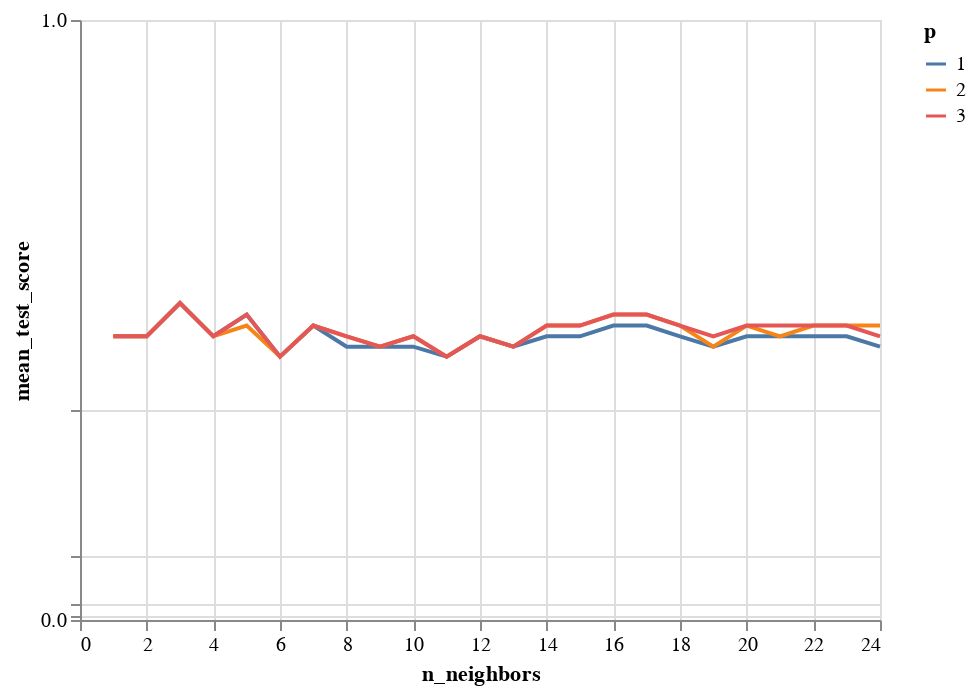

Write notebook code for a chart like this one.
### Code cell
n_neighbors=[x['n_neighbors'] for x in KNN_.cv_results_['params']]
p=[x['p'] for x in KNN_.cv_results_['params']]
mean_test_score=KNN_.cv_results_['mean_test_score']
scoresdf = pd.DataFrame({'n_neighbors':n_neighbors, 'p':p, 'mean_test_score':mean_test_score})

alt.Chart(scoresdf).mark_line().encode(
    alt.Y('mean_test_score', scale=alt.Scale(type='pow', exponent=10)),
    alt.X('n_neighbors'),
    alt.Color('p:N')
)

### Figure 1 — Vega-Lite specification as saved in the notebook (floating-point values rounded to 4 significant figures)
{"config": {"view": {"continuousWidth": 400, "continuousHeight": 300}}, "data": {"name": "data-fd073fed25db602d35402aea1bd88240"}, "mark": "line", "encoding": {"color": {"field": "p", "type": "nominal"}, "x": {"field": "n_neighbors", "type": "quantitative"}, "y": {"field": "mean_test_score", "scale": {"exponent": 10, "type": "pow"}, "type": "quantitative"}}, "$schema": "https://vega.github.io/schema/vega-lite/v4.17.0.json", "datasets": {"data-fd073fed25db602d35402aea1bd88240": [{"n_neighbors": 1, "p": 1, "mean_test_score": 0.9278}, {"n_neighbors": 1, "p": 2, "mean_test_score": 0.9278}, {"n_neighbors": 1, "p": 3, "mean_test_score": 0.9278}, {"n_neighbors": 2, "p": 1, "mean_test_score": 0.9278}, {"n_neighbors": 2, "p": 2, "mean_test_score": 0.9278}, {"n_neighbors": 2, "p": 3, "mean_test_score": 0.9278}, {"n_neighbors": 3, "p": 1, "mean_test_score": 0.9381}, {"n_neighbors": 3, "p": 2, "mean_test_score": 0.9381}, {"n_neighbors": 3, "p": 3, "mean_test_score": 0.9381}, {"n_neighbors": 4, "p": 1, "mean_test_score": 0.9278}, {"n_neighbors": 4, "p": 2, "mean_test_score": 0.9278}, {"n_neighbors": 4, "p": 3, "mean_test_score": 0.9278}, {"n_neighbors": 5, "p": 1, "mean_test_score": 0.9347}, {"n_neighbors": 5, "p": 2, "mean_test_score": 0.9313}, {"n_neighbors": 5, "p": 3, "mean_test_score": 0.9347}, {"n_neighbors": 6, "p": 1, "mean_test_score": 0.921}, {"n_neighbors": 6, "p": 2, "mean_test_score": 0.921}, {"n_neighbors": 6, "p": 3, "mean_test_score": 0.921}, {"n_neighbors": 7, "p": 1, "mean_test_score": 0.9313}, {"n_neighbors": 7, "p": 2, "mean_test_score": 0.9313}, {"n_neighbors": 7, "p": 3, "mean_test_score": 0.9313}, {"n_neighbors": 8, "p": 1, "mean_test_score": 0.9244}, {"n_neighbors": 8, "p": 2, "mean_test_score": 0.9278}, {"n_neighbors": 8, "p": 3, "mean_test_score": 0.9278}, {"n_neighbors": 9, "p": 1, "mean_test_score": 0.9244}, {"n_neighbors": 9, "p": 2, "mean_test_score": 0.9244}, {"n_neighbors": 9, "p": 3, "mean_test_score": 0.9244}, {"n_neighbors": 10, "p": 1, "mean_test_score": 0.9244}, {"n_neighbors": 10, "p": 2, "mean_test_score": 0.9278}, {"n_neighbors": 10, "p": 3, "mean_test_score": 0.9278}, {"n_neighbors": 11, "p": 1, "mean_test_score": 0.921}, {"n_neighbors": 11, "p": 2, "mean_test_score": 0.921}, {"n_neighbors": 11, "p": 3, "mean_test_score": 0.921}, {"n_neighbors": 12, "p": 1, "mean_test_score": 0.9278}, {"n_neighbors": 12, "p": 2, "mean_test_score": 0.9278}, {"n_neighbors": 12, "p": 3, "mean_test_score": 0.9278}, {"n_neighbors": 13, "p": 1, "mean_test_score": 0.9244}, {"n_neighbors": 13, "p": 2, "mean_test_score": 0.9244}, {"n_neighbors": 13, "p": 3, "mean_test_score": 0.9244}, {"n_neighbors": 14, "p": 1, "mean_test_score": 0.9278}, {"n_neighbors": 14, "p": 2, "mean_test_score": 0.9313}, {"n_neighbors": 14, "p": 3, "mean_test_score": 0.9313}, {"n_neighbors": 15, "p": 1, "mean_test_score": 0.9278}, {"n_neighbors": 15, "p": 2, "mean_test_score": 0.9313}, {"n_neighbors": 15, "p": 3, "mean_test_score": 0.9313}, {"n_neighbors": 16, "p": 1, "mean_test_score": 0.9313}, {"n_neighbors": 16, "p": 2, "mean_test_score": 0.9347}, {"n_neighbors": 16, "p": 3, "mean_test_score": 0.9347}, {"n_neighbors": 17, "p": 1, "mean_test_score": 0.9313}, {"n_neighbors": 17, "p": 2, "mean_test_score": 0.9347}, {"n_neighbors": 17, "p": 3, "mean_test_score": 0.9347}, {"n_neighbors": 18, "p": 1, "mean_test_score": 0.9278}, {"n_neighbors": 18, "p": 2, "mean_test_score": 0.9313}, {"n_neighbors": 18, "p": 3, "mean_test_score": 0.9313}, {"n_neighbors": 19, "p": 1, "mean_test_score": 0.9244}, {"n_neighbors": 19, "p": 2, "mean_test_score": 0.9244}, {"n_neighbors": 19, "p": 3, "mean_test_score": 0.9278}, {"n_neighbors": 20, "p": 1, "mean_test_score": 0.9278}, {"n_neighbors": 20, "p": 2, "mean_test_score": 0.9313}, {"n_neighbors": 20, "p": 3, "mean_test_score": 0.9313}, {"n_neighbors": 21, "p": 1, "mean_test_score": 0.9278}, {"n_neighbors": 21, "p": 2, "mean_test_score": 0.9278}, {"n_neighbors": 21, "p": 3, "mean_test_score": 0.9313}, {"n_neighbors": 22, "p": 1, "mean_test_score": 0.9278}, {"n_neighbors": 22, "p": 2, "mean_test_score": 0.9313}, {"n_neighbors": 22, "p": 3, "mean_test_score": 0.9313}, {"n_neighbors": 23, "p": 1, "mean_test_score": 0.9278}, {"n_neighbors": 23, "p": 2, "mean_test_score": 0.9313}, {"n_neighbors": 23, "p": 3, "mean_test_score": 0.9313}, {"n_neighbors": 24, "p": 1, "mean_test_score": 0.9244}, {"n_neighbors": 24, "p": 2, "mean_test_score": 0.9313}, {"n_neighbors": 24, "p": 3, "mean_test_score": 0.9278}]}}
